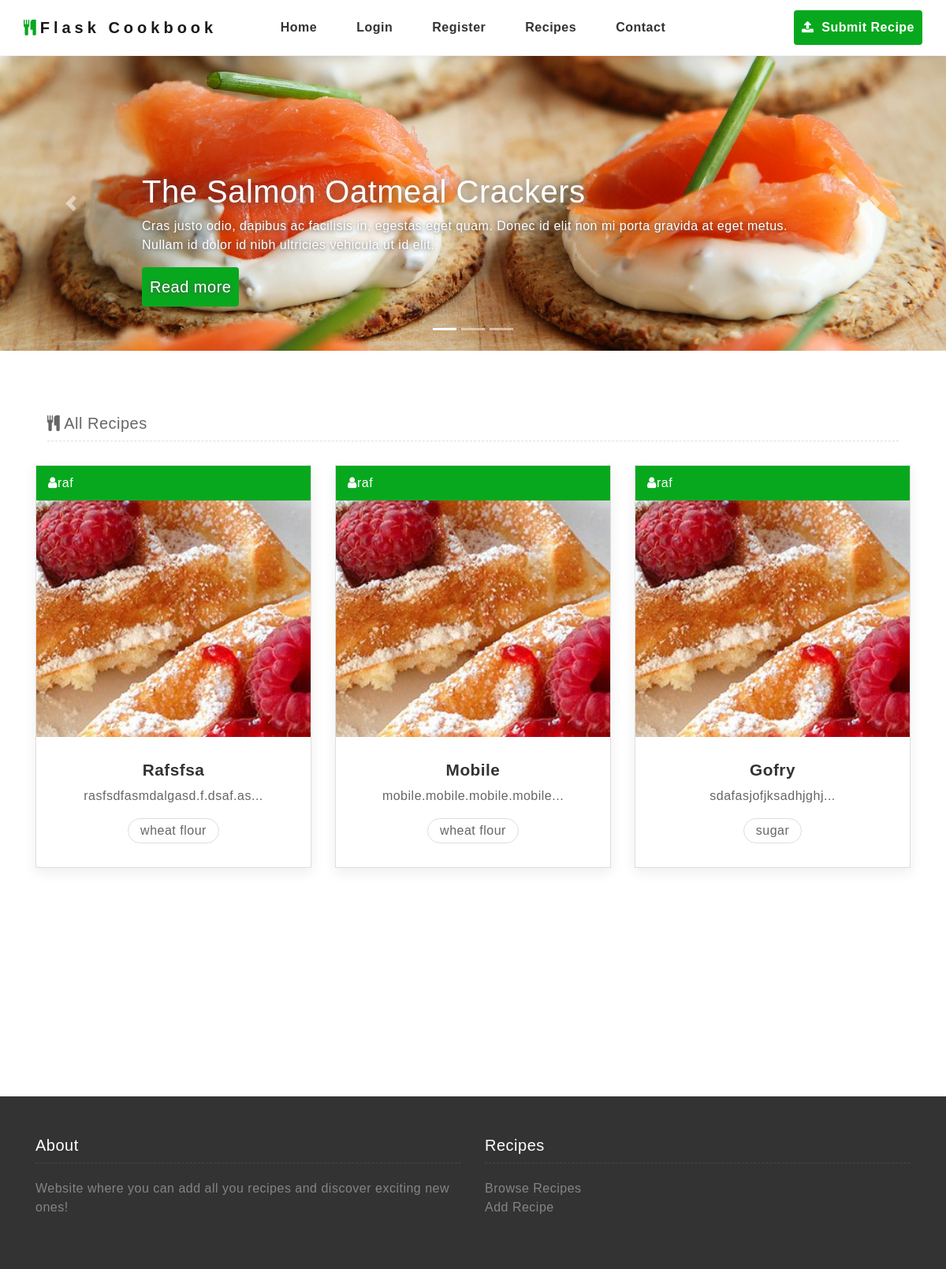
/index, run on the app's committed database.
### app/models.py (models this page shows, shortened)
class SearchableMixin(object):
    @classmethod
    def search(cls, expression, page, per_page):
        ids, total = query_index(cls.__tablename__, expression, page, per_page)
        if total == 0:
            return cls.query.filter_by(id=0), 0
        when = []
        for i in range(len(ids)):
            when.append((ids[i], i))
        return cls.query.filter(cls.id.in_(ids)).order_by(
            db.case(when, value=cls.id)), total

class Recipe(SearchableMixin, db.Model):
    __searchable__ = ['name']
    id = db.Column(db.Integer, primary_key=True)
    name = db.Column(db.String(64), index=True, unique=True)
    content = db.Column(db.String(50000))
    timestamp = db.Column(db.DateTime, index=True, default=datetime.utcnow)
    user_id = db.Column(db.Integer, db.ForeignKey('user.id'))
    cuisine_id = db.Column(db.Integer, db.ForeignKey('cuisine.id'))
    category_id = db.Column(db.Integer, db.ForeignKey('category.id'))
    calories = db.Column(db.Integer)
    carbohydrates = db.Column(db.Integer)
    proteins = db.Column(db.Integer)
    fats = db.Column(db.Integer)
    cholesterol = db.Column(db.Integer)
    serves_num_people = db.Column(db.Integer)
    time_to_prepare = db.Column(db.Integer)
    cooking_time = db.Column(db.Integer)
    image = db.Column(db.String(128))
    comments = db.relationship('Comment', backref='recipe', lazy='dynamic')
    upvotes = db.Column(db.Integer, default=0)
    _ingredients = db.relationship(
        "Ingredient",
        secondary=ingredients_in_recipe,
        back_populates="recipes")
    _allergens = db.relationship(
        "Allergen",
        secondary=allergens_in_recipe,
        back_populates="recipes")

class User(UserMixin, db.Model):
    id = db.Column(db.Integer, primary_key=True)
    username = db.Column(db.String(64), index=True, unique=True)
    email = db.Column(db.String(120), index=True, unique=True)
    password_hash = db.Column(db.String(128))
    recipes = db.relationship('Recipe', backref='author', lazy='dynamic')
    country_id = db.Column(db.Integer, db.ForeignKey('country.id'))

class Ingredient(db.Model):
    id = db.Column(db.Integer, primary_key=True)
    name = db.Column(db.String(64), unique=True)
    recipes = db.relationship(
        "Recipe",
        secondary=ingredients_in_recipe,
        back_populates="_ingredients")

### app/routes.py (the view)
@app.route('/')
@app.route('/index')
def index():
    Poppulate.poppulate_database()
    recipes = Recipe.query.limit(3).all()
    empty = False
    if not recipes:
        empty=True
    return render_template("index.html", recipes=recipes, empty=empty, sortkey='timestamp', reverse=True)

### app/templates/index.html (shortened to what this page needs)
{% extends "base.html" %}
{% block content %}
<div id="myCarousel" class="carousel slide" data-ride="carousel">
    <ol class="carousel-indicators">
        <li data-target="#myCarousel" data-slide-to="0" class="active"></li>
        <li data-target="#myCarousel" data-slide-to="1"></li>
        <li data-target="#myCarousel" data-slide-to="2"></li>
    </ol>
    <div class="carousel-inner">
        <div class="carousel-item active">
            <img class="first-slide" src="static/img/slider1.jpg" alt="First slide">
            <div class="container">
                <div class="carousel-caption text-left">
                    <h1><a href="recipe-detail.html">The Salmon Oatmeal Crackers</a></h1>
                    <p>Cras justo odio, dapibus ac facilisis in, egestas eget quam. Donec id elit non mi porta gravida
                        at eget metus. Nullam id dolor id nibh ultricies vehicula ut id elit.</p>
                    <p><a class="btn btn-lg btn-primary" href="recipe-detail.html" role="button">Read more</a></p>
                </div>
            </div>
        </div>
    </div>
    <a class="carousel-control-prev" href="#myCarousel" role="button" data-slide="prev">
        <span class="carousel-control-prev-icon" aria-hidden="true"></span>
    </a>
    <a class="carousel-control-next" href="#myCarousel" role="button" data-slide="next">
        <span class="carousel-control-next-icon" aria-hidden="true"></span>
    </a>
</div>
{% include '_list_recipes.html' %}
{% endblock %}

### app/templates/_recipe.html
{% block main %}
<div id="recipe{{ recipe.id }}" class="col-lg-4 col-sm-6">
    <div class="box grid recipes">
        <div class="by"><i class="fa fa-user" aria-hidden="true"></i>{{ recipe.author.username }}</div>
        <a href="{{ url_for('recipe', recipe_name=recipe.name) }}"><img src="{{recipe.image}}" id="list_image"
                alt=""></a>
        <h2><a href="{{ url_for('recipe', recipe_name=recipe.name) }}">{{ recipe.name }} </a></h2>
        <p>{{ recipe.content | truncate(30) }}</p>
        <div class="tag">
            {% for ingredient in recipe._ingredients %}
            <a href="#">{{ ingredient.name }}</a>
            {% endfor %}
        </div>
    </div>
</div>
{% endblock %}

### data on the page
Recipe: author.username "raf", image (picture), name "Rafsfsa", content "rasfsdfasmdalgasd.f.dsaf.as..."
Ingredient: name "wheat flour"
Recipe: author.username "raf", image (picture), name "Mobile", content "mobile.mobile.mobile.mobile..."
Recipe: author.username "raf", image (picture), name "Gofry", content "sdafasjofjksadhjghj..."
Ingredient: name "sugar"
